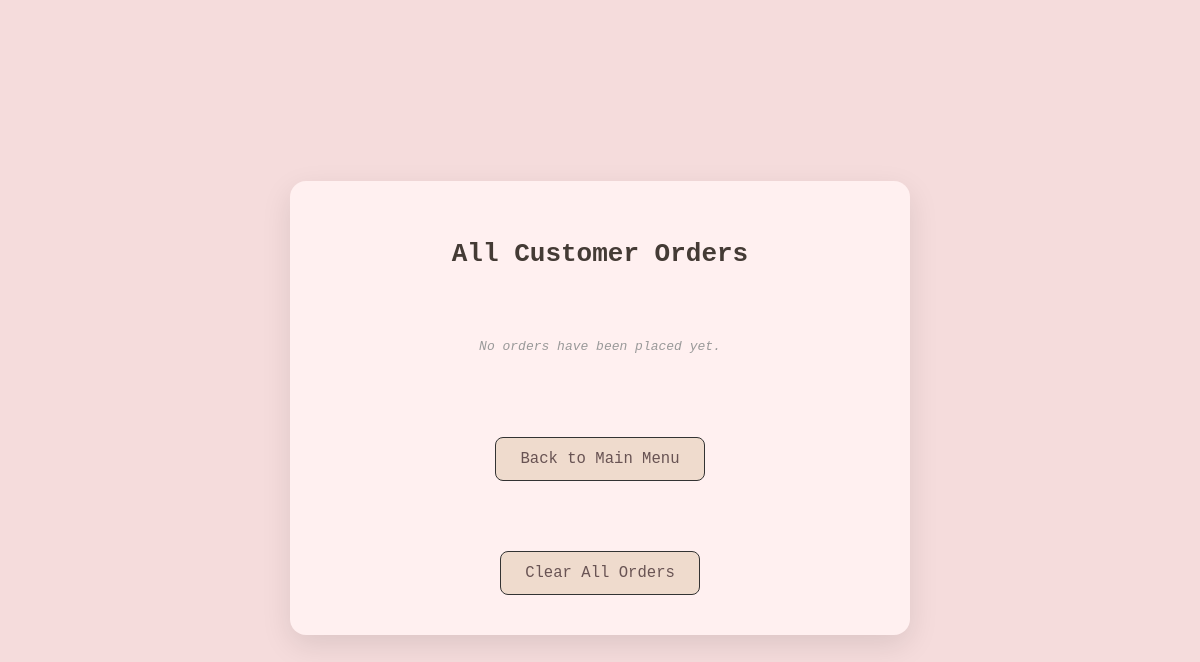
Page /orders on the earlier database version.
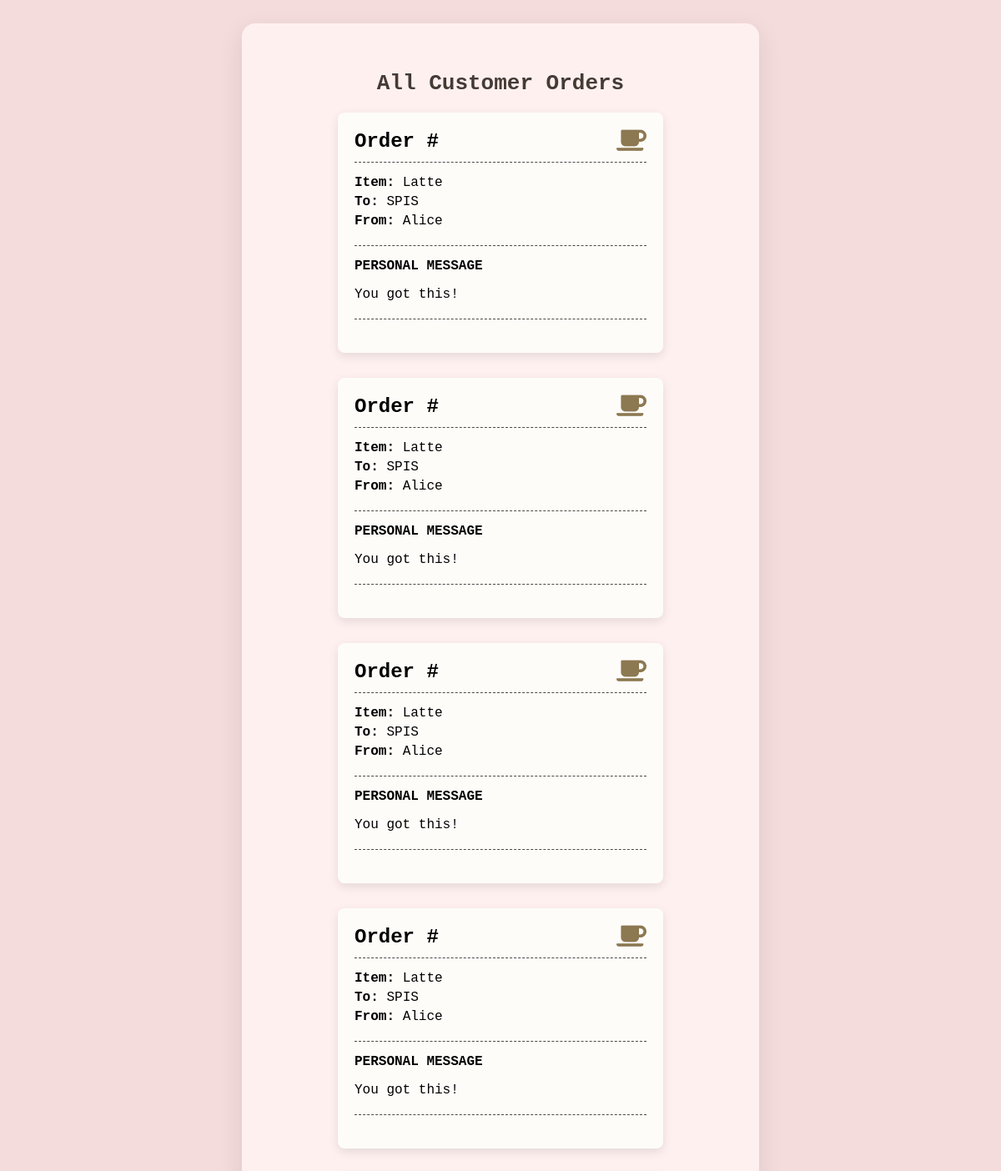
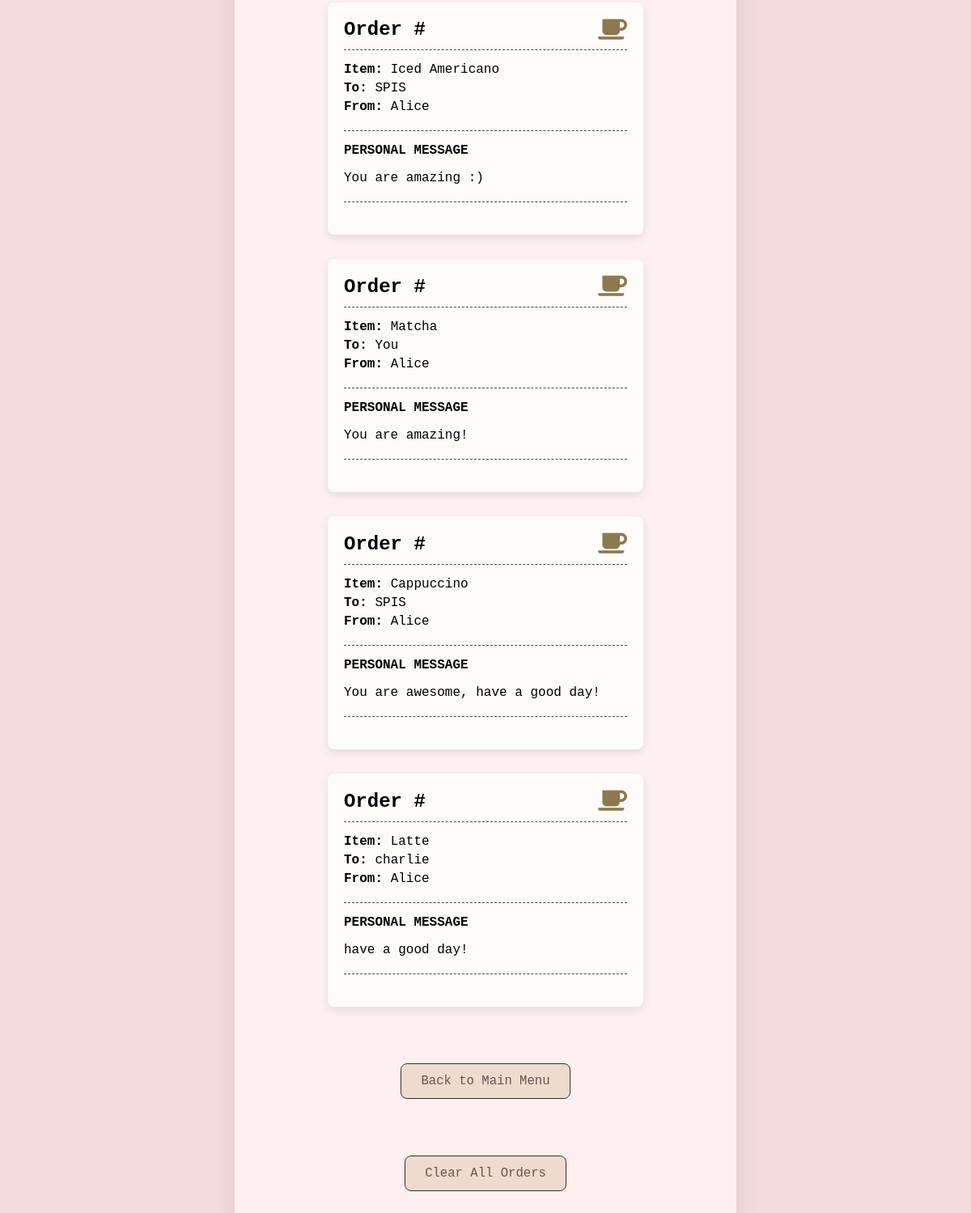
Same page on the later database version (2 pictures, top to bottom).
### tables this page shows
CREATE TABLE orders
        (order_id INTEGER PRIMARY KEY AUTOINCREMENT,
        sender_name TEXT NOT NULL,
        recipient_name TEXT NOT NULL,
        item_name TEXT NOT NULL,
        message TEXT NOT NULL);

### app.py (the view)
@app.route('/orders')
def show_orders():
    conn = get_db_connection()
    orders = conn.execute('SELECT * FROM orders').fetchall()
    conn.close()
    return render_template('orders.html', orders=orders)

### app.py (called while the page is built)
def get_db_connection():
    conn = sqlite3.connect('cafe.db')
    conn.row_factory = sqlite3.Row
    return conn

### templates/orders.html (shortened to what this page needs)
<!DOCTYPE html>
<html lang="en">
<head>
    <link rel="stylesheet" href="{{ url_for('static', filename='style.css') }}">
    <link rel="stylesheet" href="https://cdnjs.cloudflare.com/ajax/libs/font-awesome/6.0.0-beta3/css/all.min.css">
</head>
<body>
    <div class="game-container">
        <h1>All Customer Orders</h1>
        <div class="receipt-container">
            {% for order in orders %}
            <div class="order-receipt">
                <div class="receipt-header">
                    <h2>Order #{{ order.id }}</h2>
                    <i class="fas fa-coffee"></i>
                </div>
                <div class="receipt-details">
                    <p><strong>Item:</strong> {{ order.item_name }}</p>
                    <p><strong>To:</strong> {{ order.recipient_name }}</p>
                    <p><strong>From:</strong> {{ order.sender_name }}</p>
                </div>
                <div class="receipt-message">
                    <h3>Personal Message</h3>
                    <p>{{ order.message }}</p>
                </div>
                <div class="dashed-line"></div>
            </div>
            {% else %}
            <p class="no-orders">No orders have been placed yet.</p>
            {% endfor %}
        </div>
        <div class="button-container">
            <a href="{{ url_for('index') }}" class="nav-button">Back to Main Menu</a>
        </div>
        <div class="button-container">
          <a href="{{ url_for('clear_orders') }}" class="nav-button">Clear All Orders</a>
        </div>
    </div>
</body>
</html>

### static/style.css (style rules this page uses)
body { background-color: #f5dcdc; font-family: monospace; display: flex; flex-direction: column; justify-content: center; align-items: center; min-height: 100vh; margin: 30; padding: 30; }
h1 { color: #443b35; text-align: center; font-size: 2em; margin-bottom: 20px; }
.game-container { justify-content: center; background-color: #fff0f0; padding: 40px 60px; border-radius: 16px; box-shadow: 0 10px 30px rgba(0, 0, 0, 0.1); text-align: center; max-width: 85%; width: 500px; margin: 20px; }
.button-container { display: flex; justify-content: center; align-items: center; gap: 30px; margin-top: 50px; }
.nav-button { justify-content: center; background-color: #efdbcd; color: rgb(104, 83, 83); border: 1px solid #333; padding: 12px 24px; margin-top: 20px; border-radius: 8px; font-size: 1.2em; cursor: pointer; transition: background-color 0.3s ease; text-decoration: none; display: inline-block; transition: background-color 0.3s ease, transform 0.3s ease; }
.receipt-container { display: flex; flex-direction: column; gap: 30px; width: 100%; align-items: center; }
.order-receipt { background-color: #fdfcf9; padding: 20px; border-radius: 8px; box-shadow: 0 4px 12px rgba(0, 0, 0, 0.1); width: 100%; max-width: 350px; text-align: left; font-family: 'Courier New', Courier, monospace; }
.receipt-header { display: flex; justify-content: space-between; align-items: center; border-bottom: 1px dashed #4c4a47; padding-bottom: 10px; margin-bottom: 15px; }
.receipt-header h2 { font-size: 1.5rem; margin: 0; }
.receipt-header .fas { font-size: 1.8rem; color: #8c7851; }
.receipt-details p { margin: 5px 0; }
.receipt-message { margin-top: 20px; padding-top: 15px; border-top: 1px dashed #4c4a47; }
.receipt-message h3 { margin: 0 0 10px; font-size: 1rem; text-transform: uppercase; }
.dashed-line { border-top: 1px dashed #4c4a47; margin: 20px 0; }

Differences in the rows shown:
added orders: item_name "Latte", recipient_name "SPIS", sender_name "Alice", message "You got this!"
added orders: item_name "Latte", recipient_name "SPIS", sender_name "Alice", message "You got this!"
added orders: item_name "Latte", recipient_name "SPIS", sender_name "Alice", message "You got this!"
added orders: item_name "Latte", recipient_name "SPIS", sender_name "Alice", message "You got this!"
added orders: item_name "Iced Americano", recipient_name "SPIS", sender_name "Alice", message "You are amazing :)"
added orders: item_name "Matcha", recipient_name "You", sender_name "Alice", message "You are amazing!"
added orders: item_name "Cappuccino", recipient_name "SPIS", sender_name "Alice", message "You are awesome, have a good day!"
added orders: item_name "Latte", recipient_name "charlie", sender_name "Alice", message "have a good day!"
Other differences:
text no longer shown: "No orders have been placed yet."
